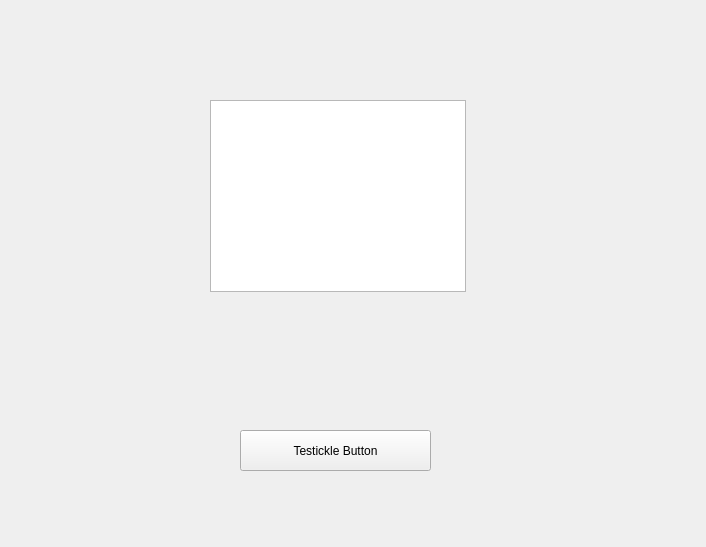
<?xml version="1.0" encoding="UTF-8"?>
<ui version="4.0">
 <class>Dashboard</class>
 <widget class="QWidget" name="Dashboard">
  <property name="geometry">
   <rect>
    <x>0</x>
    <y>0</y>
    <width>706</width>
    <height>547</height>
   </rect>
  </property>
  <property name="windowTitle">
   <string>Form</string>
  </property>
  <widget class="QTextBrowser" name="tempOutput">
   <property name="geometry">
    <rect>
     <x>210</x>
     <y>100</y>
     <width>256</width>
     <height>192</height>
    </rect>
   </property>
  </widget>
  <widget class="QPushButton" name="pushButton">
   <property name="geometry">
    <rect>
     <x>240</x>
     <y>430</y>
     <width>191</width>
     <height>41</height>
    </rect>
   </property>
   <property name="text">
    <string>Testickle Button</string>
   </property>
  </widget>
 </widget>
 <resources/>
 <connections/>
</ui>
